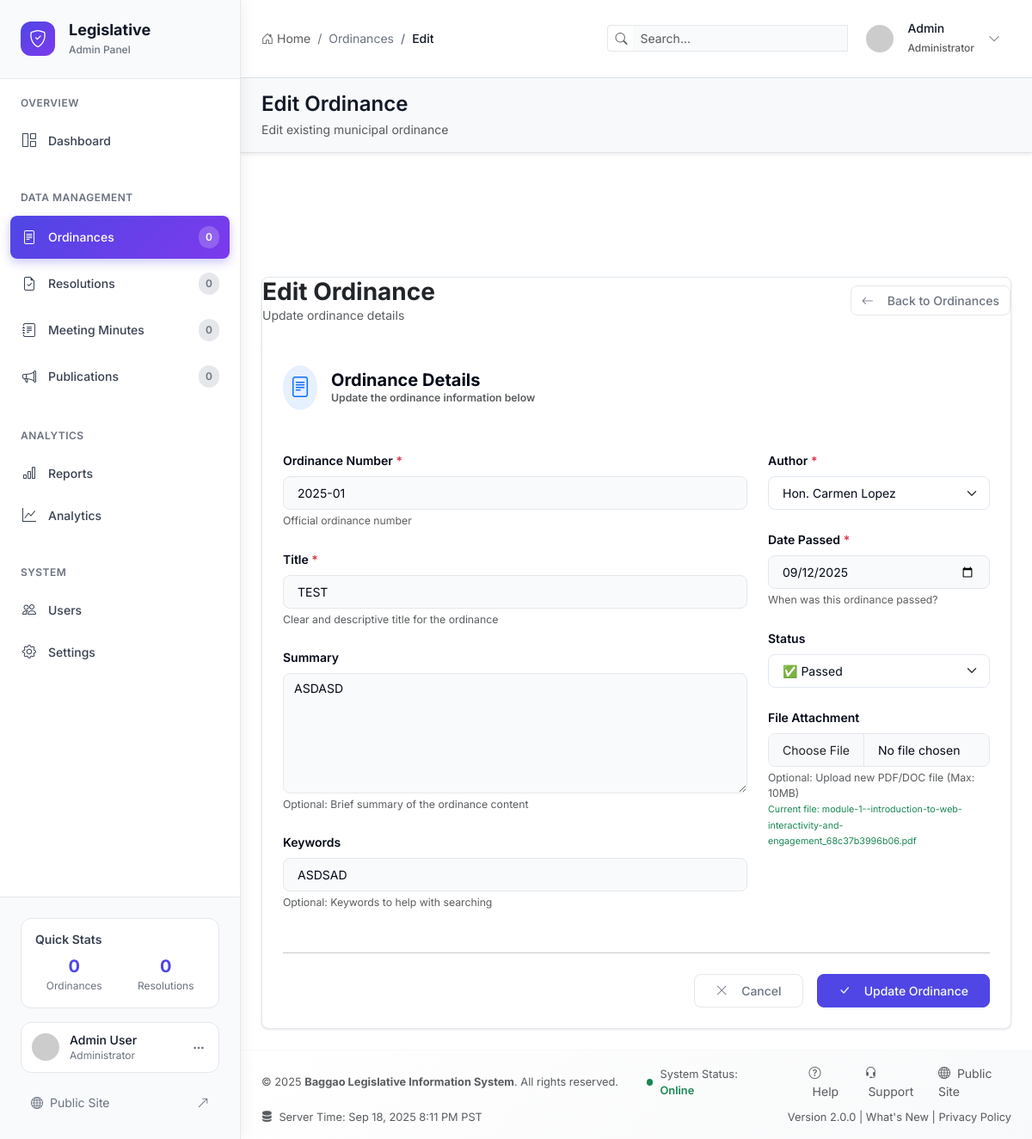
Screenshot of /admin/edit_ordinance/4 (signed in) with the database file from the repository.
### tables this page shows
CREATE TABLE `ordinances` (
  `id` int(11) NOT NULL,
  `ordinance_number` varchar(50) NOT NULL,
  `title` text NOT NULL,
  `author_id` int(11) NOT NULL,
  `date_passed` date NOT NULL,
  `status` enum('passed','pending','rejected') DEFAULT 'pending',
  `file_path` varchar(255) DEFAULT NULL,
  `summary` text DEFAULT NULL,
  `keywords` varchar(255) DEFAULT NULL,
  `created_at` timestamp NOT NULL DEFAULT current_timestamp(),
  `updated_at` timestamp NOT NULL DEFAULT current_timestamp() ON UPDATE current_timestamp()
);

CREATE TABLE `councilors` (
  `id` int(11) NOT NULL,
  `name` varchar(100) NOT NULL,
  `photo` varchar(255) DEFAULT NULL,
  `position` varchar(50) NOT NULL,
  `term_start` year(4) NOT NULL,
  `term_end` year(4) NOT NULL,
  `committees` text DEFAULT NULL,
  `contact_info` text DEFAULT NULL,
  `status` enum('active','inactive') DEFAULT 'active',
  `created_at` timestamp NOT NULL DEFAULT current_timestamp(),
  `updated_at` timestamp NOT NULL DEFAULT current_timestamp() ON UPDATE current_timestamp()
);

### core/Controller.php (called while the page is built, shortened)
<?php
class Controller {
    protected function loadAdminView($view, $data = []) {
        extract($data);
        include "views/{$view}.php";
    }
}
?>

### controllers/AdminController.php (called while the page is built, shortened)
<?php
class AdminController extends Controller {
    public function edit_ordinance($id = null) {
        $ordinanceModel = new Ordinance();
        $ordinance = $ordinanceModel->findById($id);
        $councilorModel = new Councilor();
        $data = [
            'ordinance' => $ordinance,
            'councilors' => $councilorModel->getActive()
        ];
        $this->loadAdminView('admin/edit_ordinance', $data);
    }
}
?>

### core/Model.php (called while the page is built, shortened)
<?php
class Model {
    protected $db;
    protected $table;
    public function __construct() {
        $database = new Database();
        $this->db = $database->getConnection();
    }
    public function findById($id) {
        $stmt = $this->db->prepare("SELECT * FROM {$this->table} WHERE id = ?");
        $stmt->execute([$id]);
        return $stmt->fetch();
    }
}
?>

### config/database.php (called while the page is built, shortened)
<?php
class Database {
    private $host = DB_HOST;
    private $db_name = DB_NAME;
    private $username = DB_USER;
    private $password = DB_PASS;
    private $conn = null;
    public function getConnection() {
        if ($this->conn === null) {
            try {
                $this->conn = new PDO(
                    "mysql:host=" . $this->host . ";dbname=" . $this->db_name,
                    $this->username,
                    $this->password,
                    array(
                        PDO::ATTR_ERRMODE => PDO::ERRMODE_EXCEPTION,
                        PDO::ATTR_DEFAULT_FETCH_MODE => PDO::FETCH_ASSOC,
                        PDO::MYSQL_ATTR_INIT_COMMAND => "SET NAMES utf8"
                    )
                );
            } catch(PDOException $exception) {
                echo "Connection error: " . $exception->getMessage();
                die();
            }
        }
        return $this->conn;
    }
}
?>

### models/Councilor.php (called while the page is built, shortened)
<?php
class Councilor extends Model {
    public function getActive() {
        $stmt = $this->db->prepare("SELECT * FROM councilors WHERE status = 'active' ORDER BY position, name");
        $stmt->execute();
        return $stmt->fetchAll();
    }
}
?>

### views/admin/edit_ordinance.php (the view, shortened to what this page needs)
<div class="d-flex justify-content-between align-items-center mb-4">
    <div>
        <h1 class="h3 mb-0 fw-bold text-dark">Edit Ordinance</h1>
        <p class="text-muted mb-0">Update ordinance details</p>
    </div>
    <a href="<?= BASE_URL ?>admin/ordinances" class="btn btn-outline-secondary">
        <i class="bi bi-arrow-left me-2"></i>Back to Ordinances
    </a>
</div>
<div class="card border-0 shadow-sm">
    <div class="card-header bg-white border-bottom-0 py-4">
        <div class="d-flex align-items-center">
            <div class="bg-primary bg-opacity-10 rounded-circle p-2 me-3">
                <i class="bi bi-file-text text-primary fs-4"></i>
            </div>
            <div>
                <h5 class="card-title mb-0 fw-bold">Ordinance Details</h5>
                <p class="text-muted small mb-0">Update the ordinance information below</p>
            </div>
        </div>
    </div>
    <div class="card-body p-4">
        <form action="<?= BASE_URL ?>admin/edit_ordinance/<?= $ordinance['id'] ?>" method="POST" enctype="multipart/form-data">
            <div class="row">
                <div class="col-lg-8">
                    <div class="mb-4">
                        <label for="ordinance_number" class="form-label fw-semibold">Ordinance Number <span class="text-danger">*</span></label>
                        <input type="text" class="form-control form-control-lg" id="ordinance_number" name="ordinance_number"
                               value="<?= htmlspecialchars($ordinance['ordinance_number']) ?>" required
                               placeholder="e.g., 2024-001">
                        <div class="form-text">Official ordinance number</div>
                    </div>
                    <div class="mb-4">
                        <label for="title" class="form-label fw-semibold">Title <span class="text-danger">*</span></label>
                        <input type="text" class="form-control form-control-lg" id="title" name="title"
                               value="<?= htmlspecialchars($ordinance['title']) ?>" required
                               placeholder="Enter ordinance title">
                        <div class="form-text">Clear and descriptive title for the ordinance</div>
                    </div>
                    <div class="mb-4">
                        <label for="summary" class="form-label fw-semibold">Summary</label>
                        <textarea class="form-control" id="summary" name="summary" rows="6"
                                  placeholder="Provide a brief summary of the ordinance"><?= htmlspecialchars($ordinance['summary'] ?? '') ?></textarea>
                        <div class="form-text">Optional: Brief summary of the ordinance content</div>
                    </div>
                    <div class="mb-4">
                        <label for="keywords" class="form-label fw-semibold">Keywords</label>
                        <input type="text" class="form-control form-control-lg" id="keywords" name="keywords"
                               value="<?= htmlspecialchars($ordinance['keywords'] ?? '') ?>"
                               placeholder="Enter keywords separated by commas">
                        <div class="form-text">Optional: Keywords to help with searching</div>
                    </div>
                </div>
                <div class="col-lg-4">
                    <div class="mb-4">
                        <label for="author_id" class="form-label fw-semibold">Author <span class="text-danger">*</span></label>
                        <select class="form-select form-select-lg" id="author_id" name="author_id" required>
                            <?php if (!empty($councilors)): ?>
                                <?php foreach ($councilors as $councilor): ?>
                                    <option value="<?= $councilor['id'] ?>" <?= ($councilor['id'] == $ordinance['author_id']) ? 'selected' : '' ?>>
                                        <?= htmlspecialchars($councilor['name']) ?>
                                    </option>
                                <?php endforeach; ?>
                            <?php endif; ?>
                        </select>
                    </div>
                    <div class="mb-4">
                        <label for="date_passed" class="form-label fw-semibold">Date Passed <span class="text-danger">*</span></label>
                        <input type="date" class="form-control form-control-lg" id="date_passed" name="date_passed"
                               value="<?= $ordinance['date_passed'] ?>" required>
                        <div class="form-text">When was this ordinance passed?</div>
                    </div>
                    <div class="mb-4">
                        <label for="status" class="form-label fw-semibold">Status</label>
                        <select class="form-select form-select-lg" id="status" name="status">
                            <option value="passed" <?= ($ordinance['status'] == 'passed') ? 'selected' : '' ?>>✅ Passed</option>
                        </select>
                    </div>
                    <div class="mb-4">
                        <label for="file" class="form-label fw-semibold">File Attachment</label>
                        <input type="file" class="form-control form-control-lg" id="file" name="file"
                               accept=".pdf,.doc,.docx">
                        <div class="form-text">
                            Optional: Upload new PDF/DOC file (Max: 10MB)
                            <?php if (!empty($ordinance['file_path'])): ?>
                                <br><small class="text-success">Current file: <?= basename($ordinance['file_path']) ?></small>
                            <?php endif; ?>
                        </div>
                    </div>
                </div>
            </div>
            <div class="row">
                <div class="col-12">
                    <hr class="my-4">
                    <div class="d-flex justify-content-end gap-3">
                        <a href="<?= BASE_URL ?>admin/ordinances" class="btn btn-outline-secondary btn-lg px-4">
                            <i class="bi bi-x-lg me-2"></i>Cancel
                        </a>
                        <button type="submit" class="btn btn-primary btn-lg px-4">
                            <i class="bi bi-check-lg me-2"></i>Update Ordinance
                        </button>
                    </div>
                </div>
            </div>
        </form>
    </div>
</div>
<?php
include __DIR__ . '/layout.php';
?>

### views/admin/layout.php (style rules this page uses)
:root { --background: 0 0% 100%; --foreground: 222.2 84% 4.9%; --card: 0 0% 100%; --card-foreground: 222.2 84% 4.9%; --popover: 0 0% 100%; --popover-foreground: 222.2 84% 4.9%; --primary: 221.2 83.2% 53.3%; --primary-foreground: 210 40% 98%; --secondary: 210 40% 96%; --secondary-foreground: 222.2 84% 4.9%; --muted: 248 50% 98%; --muted-foreground: 215.4 16.3% 46.9%; --accent: 210 40% 96%; --accent-foreground: 222.2 84% 4.9%; --destructive: 0 84.2% 60.2%; --destructive-foreground: 210 40% 98%; --border: 214.3 31.8% 91.4%; --input: 214.3 31.8% 91.4%; --ring: 221.2 83.2% 53.3%; --radius: 0.5rem; --sidebar-width: 280px; --header-height: 120px; --content-padding: 1.5rem; --table-bg: 0 0% 100%; --table-border: 214.3 31.8% 91.4%; --table-header-bg: 248 50% 98%; --table-row-hover: 248 50% 98%; --table-selected: 214 95% 93%; }
* { box-sizing: border-box; }
body { margin: 0; padding: 0; background-color: #ffffff; color: hsl(var(--foreground)); font-family: 'Inter', -apple-system, BlinkMacSystemFont, 'Segoe UI', Roboto, sans-serif; font-size: 14px; line-height: 1.5; overflow-x: hidden; }
.form-control, .form-select { border: 1px solid hsl(var(--border)); border-radius: var(--radius); background-color: hsl(var(--background)); color: hsl(var(--foreground)); font-size: 0.875rem; transition: all 0.2s ease; }
.form-label { font-weight: 500; color: hsl(var(--foreground)); margin-bottom: 0.5rem; }
.btn { border-radius: var(--radius); font-weight: 500; font-size: 0.875rem; transition: all 0.2s ease; border: 1px solid transparent; display: inline-flex; align-items: center; gap: 0.5rem; white-space: nowrap; }
.btn-primary { background: linear-gradient(135deg, hsl(var(--primary)) 0%, hsl(var(--primary) / 0.9) 100%); color: hsl(var(--primary-foreground)); border-color: hsl(var(--primary)); }
.btn-outline-secondary { background-color: transparent; color: hsl(var(--muted-foreground)); border-color: hsl(var(--border)); }
.card { background-color: hsl(var(--card)); border: 1px solid hsl(var(--border)); border-radius: var(--radius); box-shadow: 0 1px 3px rgba(0, 0, 0, 0.1); overflow: hidden; }
.card-header { background-color: hsl(var(--muted)); border-bottom: 1px solid hsl(var(--border)); padding: 1rem 1.5rem; font-weight: 600; color: hsl(var(--foreground)); }
.card-body { padding: 1.5rem; }

### views/admin/partials/header.php (style rules this page uses)
.form-control { border: 1px solid #e5e7eb; border-radius: 0.5rem; background: #f9fafb; transition: all 0.2s ease; }
.btn-primary { background: #4f46e5; border-color: #4f46e5; font-weight: 500; }
.btn-outline-secondary { border-color: #e5e7eb; color: #6b7280; background: #ffffff; }

### rows the page displays
ordinances: ordinance_number "2025-01", title "TEST", summary "ASDASD", keywords "ASDSAD", author_id "Hon. Carmen Lopez", date_passed "09/12/2025", status "✅ Passed", file_path "module-1--introduction-to-web-interactivity-and-engagement_68c37b3996b06.pdf"

### other values shown
$crumb['title'] "Ordinances"
$crumb['title'] "Edit"
$page_title "Edit Ordinance"
$page_description "Edit existing municipal ordinance"
